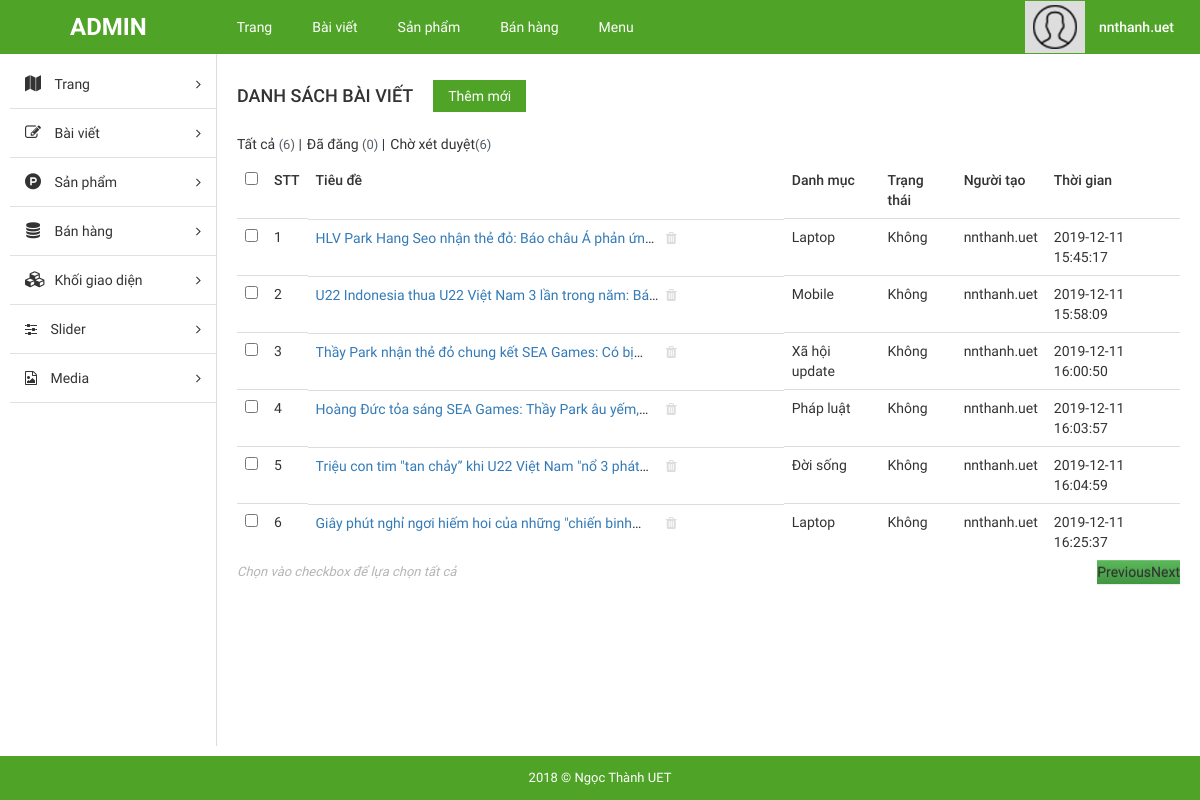
Screenshot of /admin/index.php?mod=post&controller=index&action=index (signed in) with the database file from the repository.
### tables this page shows
CREATE TABLE `post` (
  `post_id` int(11) NOT NULL,
  `post_cat` int(11) NOT NULL,
  `post_title` varchar(255) NOT NULL,
  `slug` varchar(50) NOT NULL,
  `post_desc` text NOT NULL,
  `post_detail` text NOT NULL,
  `image` text NOT NULL,
  `post_status` enum('0','1') NOT NULL,
  `created_time` timestamp NOT NULL DEFAULT current_timestamp() ON UPDATE current_timestamp(),
  `post_creat` varchar(20) NOT NULL
);

CREATE TABLE `post_cat` (
  `cat_id` int(10) NOT NULL,
  `title` varchar(255) NOT NULL,
  `parrent_id` int(10) NOT NULL,
  `slug` varchar(50) NOT NULL,
  `ccreated_at` varchar(20) NOT NULL,
  `ccreated_time` timestamp NOT NULL DEFAULT current_timestamp(),
  `status` enum('0','1') NOT NULL
);

### admin/libraries/database.php (called while the page is built, shortened)
<?php
function db_query($query_string) {
    global $conn;
    $result = mysqli_query($conn, $query_string);
    return $result;
}
function db_fetch_array($query_string) {
    $result = array();
    $mysqli_result = db_query($query_string);
    while ($row = mysqli_fetch_assoc($mysqli_result)) {
        $result[] = $row;
    }
    return $result;
}

### admin/modules/post/models/indexModel.php (called while the page is built, shortened)
<?php
    function getListPost($where='', $limit="LIMIT 0,10")
    {
        $result = db_fetch_array("SELECT * from post INNER JOIN post_cat ON post.post_cat = post_cat.cat_id $limit $where");
        return $result;
    }
?>

### admin/modules/post/controllers/indexController.php (called while the page is built, shortened)
<?php
    function indexAction()
    {
        $data["listPost"] = getListPost();
        load_view("listpost",$data);
    }
?>

### admin/core/router.php (called while the page is built, shortened)
<?php
$action_name = get_action().'Action';
call_function(array('construct', $action_name));

### admin/core/appload.php (called while the page is built, shortened)
<?php
require CONFIGPATH . DIRECTORY_SEPARATOR . 'database.php';
require LIBPATH . DIRECTORY_SEPARATOR . 'database.php';
require COREPATH . DIRECTORY_SEPARATOR . 'base.php';
require COREPATH . DIRECTORY_SEPARATOR . 'router.php';

### admin/index.php (called while the page is built, shortened)
<?php
require COREPATH.DIRECTORY_SEPARATOR.'appload.php';

### admin/modules/post/views/listpostView.php (the view, shortened to what this page needs)
<?php
    global $active, $none;
    foreach($listPost as $item)
    {
        $item["post_status"] == 1? $active ++ : $none ++;
    }
?>
<div id="main-content-wp" class="list-post-page">
    <div class="wrap clearfix">
        <div id="content" class="fl-right">
            <div class="section" id="title-page">
                <div class="clearfix">
                    <h3 id="index" class="fl-left">Danh sách bài viết</h3>
                    <a href="?mod=post&action=add" title="" id="add-new" class="fl-left">Thêm mới</a>
                </div>
            </div>
            <div class="section" id="detail-page">
                <div class="section-detail">
                <div class="filter-wp clearfix">
                        <ul class="post-status fl-left">
                            <li class="all2"><span href="">Tất cả <span class="count">(<?php echo count($listPost) ?>)</span></span> |</li>
                            <li class="publish2"><span href="">Đã đăng <span class="count">(<?php echo $active > 0 ? $active: 0 ?>)</span></span> |</li>
                            <li class="pending2"><span href="">Chờ xét duyệt<span class="count">(<?php echo $none > 0 ? $none: 0 ?>)</span></span></li>
                        </ul>
                    </div>
                    <div class="table-responsive">
                        <table class="table list-table-wp">
                            <thead>
                                <tr>
                                    <td><input type="checkbox" name="checkAll" id="checkAll"></td>
                                    <td><span class="thead-text">STT</span></td>
                                    <td><span class="thead-text">Tiêu đề</span></td>
                                    <td><span class="thead-text">Danh mục</span></td>
                                    <td><span class="thead-text">Trạng thái</span></td>
                                    <td><span class="thead-text">Người tạo</span></td>
                                    <td><span class="thead-text">Thời gian</span></td>
                                </tr>
                            </thead>
                            <tbody id = "content1">
                                <?php
                                    $i = 1;
                                        foreach($listPost as $item)
                                        {
                                ?>
                                  <tr id="item-<?php echo $item["post_id"] ?>">
                                    <td><input type="checkbox" name="checkItem" class="checkItem"></td>
                                    <td><span class="tbody-text"><?php echo $i ?></h3></span>
                                    <td class="clearfix">
                                        <div class="tb-title fl-left">
                                            <a title="Chỉnh sửa" href="?mod=post&action=updatepost&postid=<?php echo $item["post_id"] ?>" title=""><?php echo $item["post_title"] ?></a>
                                        </div>
                                        <ul class="list-operation fl-right">
                                            <li><p title="Xóa" class="postdelete"  item ='<?php echo $item["post_id"] ?>'><i class="fa fa-trash" aria-hidden="true"></i></p></li>
                                        </ul>
                                    </td>
                                    <td><span  class="tbody-text"><?php echo $item["title"] ?></span></td>
                                    <td><span title = "Trạng thái hiển thị" ul='?mod=post&action=poststatus' pid = "<?php echo $item["post_id"] ?>"class="status tbody-text <?php echo $item["post_status"] == 1 ? "active" : " hiden" ?>"><?php echo $item["post_status"] == 1 ? "Hiển thị" : "Không"  ?></span></td>
                                    <td><span class="tbody-text"><?php echo $item["post_creat"] ?></span></td>
                                    <td><span class="tbody-text"><?php echo $item["created_time"] ?></span></td>
                                </tr>
                                <?php
                                $i++;
                                }
                                ?>
                            </tbody>
                        </table>
                    </div>
                </div>
            </div>
            <div class="section" id="paging-wp">
                <div class="section-detail clearfix">
                    <p id="desc" class="fl-left">Chọn vào checkbox để lựa chọn tất cả</p>
                    <ul id="list-paging" class="fl-right">
                        <li>
                           <p url="?mod=post&action=pagpost" id ="postprev" class = "btn btn-success " style = "cursor: pointer">Previous</p>
                        </li>
                        <li>
                        <p url="?mod=post&action=pagpost" id = "postnext" class = "btn btn-success" style = "cursor: pointer">Next</p>
                        </li>
                    </ul>
                </div>
            </div>
        </div>
    </div>
</div>

### admin/core/base.php (shortened to what this page needs)
<?php
function get_module() {
    global $config;
    $module = isset($_GET['mod']) ? $_GET['mod'] : $config['default_module'];
    return $module;
}
function call_function($list_function = array()) {
    if (is_array($list_function)) {
        foreach ($list_function as $f) {
            if (function_exists($f())) {
                $f();
            }
        }
    }
}
function load_view($name, $data_send = array()) {
    $data = $data_send;
    $path = MODULESPATH . DIRECTORY_SEPARATOR . get_module() . DIRECTORY_SEPARATOR . 'views' . DIRECTORY_SEPARATOR . $name . 'View.php';
    if (file_exists($path)) {
        require $path;
    } else {
        echo "Không tìm thấy {$path}";
    }
}
function get_header($name = '') {
    global $data;
    if (empty($name)) {
        $name = 'header';
    } else {
        $name = "header-{$name}";
    }
    $path = LAYOUTPATH . DIRECTORY_SEPARATOR . $name . '.php';
    if (file_exists($path)) {
        if (is_array($data)) {
            foreach ($data as $key => $a) {
                $$key = $a;
            }
        }
        require $path;
    } else {
        echo "Không tìm thấy {$path}";
    }
}
function get_footer($name = '') {
    global $data;
    if (empty($name)) {
        $name = 'footer';
    } else {
        $name = "footer-{$name}";
    }
    $path = LAYOUTPATH . DIRECTORY_SEPARATOR . $name . '.php';
    if (file_exists($path)) {
        if (is_array($data)) {
            foreach ($data as $key => $a) {
                $$key = $a;
            }
        }
        require $path;
    } else {
        echo "Không tìm thấy {$path}";
    }
}
function get_sidebar($name = '') {
    global $data;
    if (empty($name)) {
        $name = 'sidebar';
    } else {
        $name = "sidebar-{$name}";
    }
    $path = LAYOUTPATH . DIRECTORY_SEPARATOR . $name . '.php';
    if (file_exists($path)) {
        if (is_array($data)) {
            foreach ($data as $key => $a) {
                $$key = $a;
            }
        }
        require $path;
    } else {
        echo "Không tìm thấy {$path}";
    }
}
?>

### admin/public/css/import/global.css (style rules this page uses)
body { font-family: "Roboto Regular"; font-size: 14px; line-height: 24px; color: #333; }
.fl-left { float: left; }
.fl-right { float: right; }
ul li { list-style: none!important; }

### admin/public/css/import/list_post.css (style rules this page uses)
#content { width: 82%; border-left: 1px solid #ddd; padding: 60px 20px; }
#add-new { display: inline-block; color: #fff; background: #4fa327; padding: 4px 15px; margin: 20px; }
#index { font-family: 'Roboto Medium'; font-weight: normal; text-transform: uppercase; font-size: 18px; padding: 24px 0px; }
.list-table-wp thead tr td { font-family: 'Roboto Medium'; font-weight: normal; }
.list-operation li { float: left; }
.list-operation li p { cursor: pointer; display: block; padding: 0px 5px; color: #ddd; }
.tb-title { width: 75%; display: -webkit-box; -webkit-line-clamp: 1; -moz-line-clamp: 1; -o-line-clamp: 1; -webkit-box-orient: vertical; -moz-box-orient: vertical; -o-box-orient: vertical; max-height: 100%; overflow: hidden; }
.list-operation { width: 25%; }
#paging-wp #desc { font-size: 13px; color: #b5b5b5; font-style: italic; }
#list-paging li { float: left; }
.filter-wp { margin-bottom: 5px; }
.post-status li { float: left; font-size: 14px; margin-right: 5px; }
.post-status li .count { color: #555d66; font-size: 13px; display: inline-block; }
.status, .pstatus { cursor: pointer; }

### admin/public/css/import/add_cat.css (style rules this page uses)
.status { cursor: pointer; }

### admin/public/css/import/detail_order.css (style rules this page uses)
.table { margin-bottom: 0!important; }

### rows the page displays
post: post_status "0" (drawn), post_title "HLV Park Hang Seo nhận thẻ đỏ: Báo châu Á phản…", post_cat.title "Laptop", post_creat "nnthanh.uet", created_time "2019-12-11 15:45:17"
post: post_title "U22 Indonesia thua U22 Việt Nam 3 lần trong năm:…", post_cat.title "Mobile", post_status "Không", post_creat "nnthanh.uet", created_time "2019-12-11 15:58:09"
post: post_title "Thầy Park nhận thẻ đỏ chung kết SEA Games: Có…", post_cat.title "Xã hội update", post_status "Không", post_creat "nnthanh.uet", created_time "2019-12-11 16:00:50"
post: post_title "Hoàng Đức tỏa sáng SEA Games: Thầy Park âu…", post_cat.title "Pháp luật", post_status "Không", post_creat "nnthanh.uet", created_time "2019-12-11 16:03:57"
post: post_title "Triệu con tim \"tan chảy” khi U22 Việt Nam \"nổ 3…", post_cat.title "Đời sống", post_status "Không", post_creat "nnthanh.uet", created_time "2019-12-11 16:04:59"
post: post_title "Giây phút nghỉ ngơi hiếm hoi của những \"chiến…", post_cat.title "Laptop", post_status "Không", post_creat "nnthanh.uet", created_time "2019-12-11 16:25:37"

### other values shown
$none "6"
